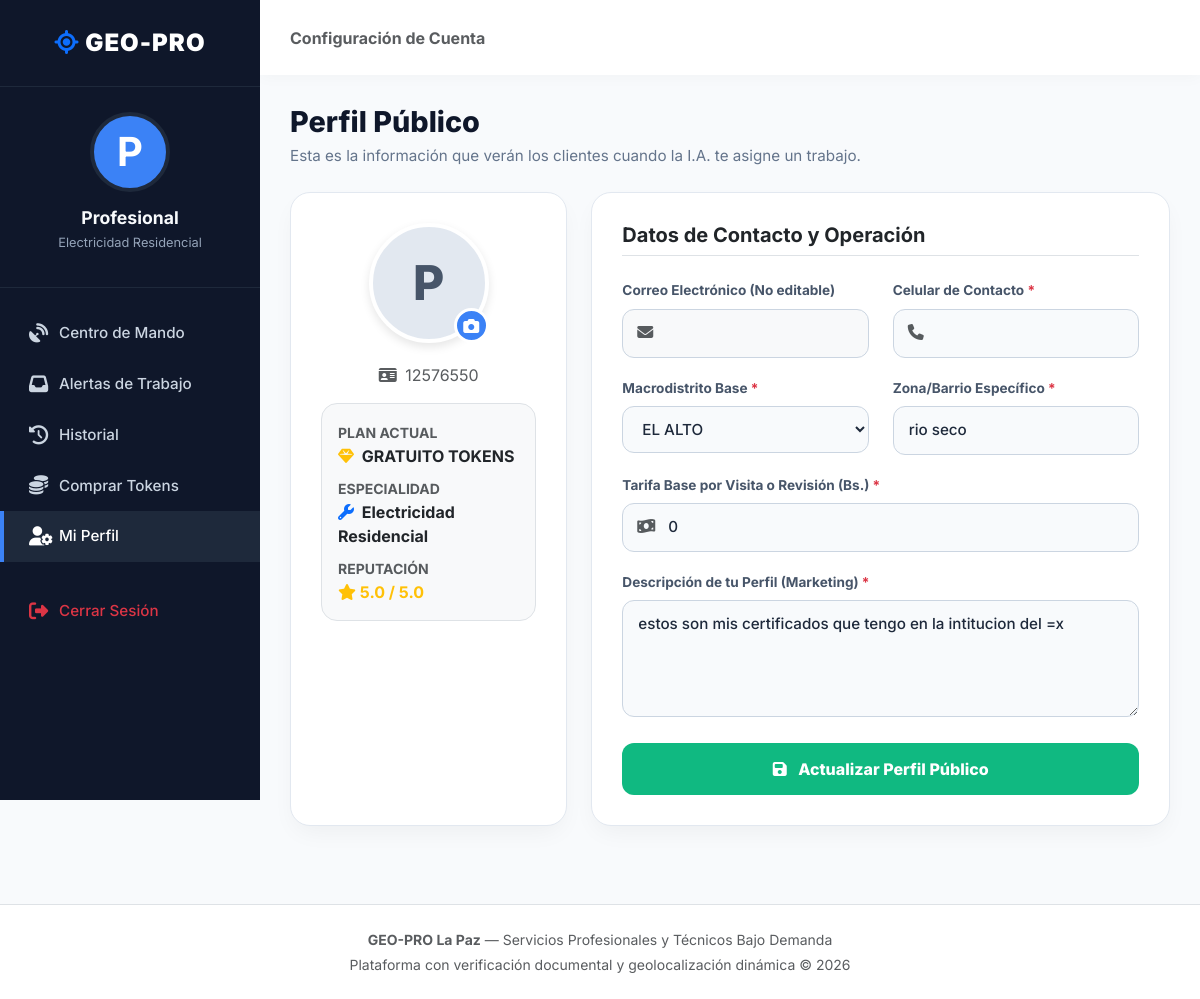
Page /public/profesional/perfil (signed in) on the committed database.
### tables this page shows
CREATE TABLE `profesionales` (
  `id_profesional` int(11) NOT NULL,
  `id_usuario` int(11) NOT NULL,
  `id_categoria` int(11) NOT NULL,
  `id_plan` int(11) NOT NULL DEFAULT 1,
  `tipo_prestador` enum('TECNICO_PROFESIONAL','OFICIO_EMPIRICO') NOT NULL DEFAULT 'TECNICO_PROFESIONAL',
  `tipo_documento_identidad` enum('CI','NIT','EXTRANJERO') NOT NULL DEFAULT 'CI',
  `numero_documento` varchar(30) NOT NULL,
  `experiencia_anios` int(11) NOT NULL DEFAULT 0,
  `descripcion_servicio` text NOT NULL,
  `macrodistrito_base` enum('ZONA_SUR','SOPOCACHI','CENTRO','MIRAFLORES','SAN_PEDRO','COTAHUMA','PERIFERICA','EL_ALTO') NOT NULL,
  `zona_especifica` varchar(150) NOT NULL,
  `tokens_disponibles` int(11) NOT NULL DEFAULT 5,
  `fin_suscripcion` date DEFAULT NULL,
  `tarifa_base` decimal(10,2) DEFAULT 0.00,
  `estado_validacion` enum('PENDIENTE','APROBADO','RECHAZADO') NOT NULL DEFAULT 'PENDIENTE',
  `estado_disponibilidad` enum('DISPONIBLE','OCUPADO','NO_DISPONIBLE') NOT NULL DEFAULT 'NO_DISPONIBLE',
  `latitud_actual` decimal(10,8) DEFAULT NULL,
  `longitud_actual` decimal(11,8) DEFAULT NULL,
  `ultima_conexion` timestamp NULL DEFAULT NULL ON UPDATE current_timestamp(),
  `fecha_registro` timestamp NOT NULL DEFAULT current_timestamp()
);

CREATE TABLE `categorias` (
  `id_categoria` int(11) NOT NULL,
  `nombre_categoria` varchar(100) NOT NULL,
  `slug` varchar(120) NOT NULL,
  `descripcion` text DEFAULT NULL,
  `tipo_clasificacion` enum('TECNICO','EMPIRICO_OFICIO','AMBOS') NOT NULL DEFAULT 'AMBOS',
  `icono_fa` varchar(50) DEFAULT 'fa-solid fa-wrench',
  `estado` tinyint(1) NOT NULL DEFAULT 1,
  `fecha_creacion` timestamp NOT NULL DEFAULT current_timestamp()
);

CREATE TABLE `planes_suscripcion` (
  `id_plan` int(11) NOT NULL,
  `nombre_plan` varchar(50) NOT NULL,
  `precio` decimal(10,2) NOT NULL DEFAULT 0.00,
  `tokens_otorgados` int(11) NOT NULL DEFAULT 0,
  `posicionamiento_destacado` tinyint(1) NOT NULL DEFAULT 0,
  `descripcion` text DEFAULT NULL,
  `estado` tinyint(1) NOT NULL DEFAULT 1
);

### app/controllers/ProfesionalController.php (called while the page is built, shortened)
<?php
class ProfesionalController extends Controller {
    private Profesional $profesionalModel;
    public function __construct() {
        $this->profesionalModel = new Profesional();
    }
    public function perfil() {
        $perfil = $this->profesionalModel->buscarPorUsuario((int) $_SESSION['user_id']);
        $this->view('profesional/perfil', [
            'titulo' => 'GEO-PRO | Mi Perfil',
            'perfil' => $perfil
        ]);
    }
}

### public/index.php (called while the page is built, shortened)
<?php
require_once '../app/config/Database.php';
spl_autoload_register(function ($clase) {
    $directorios = [
        '../core/',
        '../app/controllers/',
        '../app/models/',
        '../app/config/'
    ];
    foreach ($directorios as $dir) {
        $archivo = $dir . $clase . '.php';
        if (file_exists($archivo)) {
            return;
        }
    }
});
$app = new Router();
$app->run();

### app/config/Database.php (called while the page is built)
<?php
class Database {
    private static ?Database $instance = null;
    private ?PDO $conn = null;
    private function __construct() {
        try {
            $dsn = "mysql:host=" . DB_HOST . ";port=" . DB_PORT . ";dbname=" . DB_NAME . ";charset=" . DB_CHARSET;
            $options = [
                PDO::ATTR_ERRMODE            => PDO::ERRMODE_EXCEPTION,
                PDO::ATTR_DEFAULT_FETCH_MODE => PDO::FETCH_ASSOC,
                PDO::ATTR_EMULATE_PREPARES   => false,
                PDO::ATTR_TIMEOUT            => 10,
            ];
            $this->conn = new PDO($dsn, DB_USER, DB_PASS, $options);
            $this->conn->exec("SET SESSION innodb_lock_wait_timeout = 10");
            $this->conn->exec("SET SESSION wait_timeout = 30");
        } catch (PDOException $e) {
            die("Error crítico de conexión a la base de datos: " . $e->getMessage());
        }
    }
    public static function getInstance(): Database {
        if (self::$instance === null) {
            self::$instance = new Database();
        }
        return self::$instance;
    }
    public function getConnection(): PDO {
        return $this->conn;
    }
}

### app/models/Profesional.php (called while the page is built, shortened)
<?php
class Profesional {
    private PDO $db;
    public function __construct() {
        $this->db = Database::getInstance()->getConnection();
    }
    public function buscarPorUsuario(int $idUsuario): ?array {
        $stmt = $this->db->prepare("
            SELECT p.*, c.nombre_categoria, c.slug AS categoria_slug,
                   pl.nombre_plan, pl.tokens_otorgados, pl.posicionamiento_destacado
            FROM profesionales p
            INNER JOIN categorias c ON p.id_categoria = c.id_categoria
            INNER JOIN planes_suscripcion pl ON p.id_plan = pl.id_plan
            WHERE p.id_usuario = :id_usuario
            LIMIT 1
        ");
        $stmt->execute([':id_usuario' => $idUsuario]);
        $res = $stmt->fetch();
        return $res ?: null;
    }
}

### app/views/profesional/perfil.php (the view, shortened to what this page needs)
<?php require_once "../app/views/layouts/header.php"; ?>
<div class="pro-wrapper">
    <aside class="pro-sidebar" id="proSidebar">
        <div class="sidebar-brand"><i class="fa-solid fa-location-crosshairs text-primary"></i> GEO-PRO</div>
        <div class="sidebar-profile">
            <div class="sidebar-avatar"><?= strtoupper(substr($perfil['nombre'] ?? 'P', 0, 1)) ?></div>
            <h6><?= htmlspecialchars($perfil['nombre'] ?? 'Profesional') ?></h6>
            <p><?= htmlspecialchars($perfil['nombre_categoria'] ?? 'Técnico') ?></p>
        </div>
        <ul class="sidebar-menu">
            <li><a href="<?= BASE_URL ?>/profesional/dashboard"><i class="fa-solid fa-satellite-dish"></i> Centro de Mando</a></li>
            <li><a href="<?= BASE_URL ?>/profesional/solicitudes"><i class="fa-solid fa-inbox"></i> Alertas de Trabajo</a></li>
            <li><a href="<?= BASE_URL ?>/profesional/historial"><i class="fa-solid fa-clock-rotate-left"></i> Historial</a></li>
            <li><a href="<?= BASE_URL ?>/profesional/comprarTokens"><i class="fa-solid fa-coins"></i> Comprar Tokens</a></li>
            <li><a href="<?= BASE_URL ?>/profesional/perfil" class="active"><i class="fa-solid fa-user-gear"></i> Mi Perfil</a></li>
            <li><a href="<?= BASE_URL ?>/auth/logout" class="text-danger mt-4"><i class="fa-solid fa-right-from-bracket"></i> Cerrar Sesión</a></li>
        </ul>
    </aside>
    <main class="pro-main-content">
        <header class="pro-topbar">
            <div class="d-none d-md-block"><span class="text-muted fw-bold">Configuración de Cuenta</span></div>
        </header>
        <div class="dashboard-content">
            <h2 class="page-title">Perfil Público</h2>
            <p class="page-subtitle">Esta es la información que verán los clientes cuando la I.A. te asigne un trabajo.</p>
            <div class="row g-4">
                <div class="col-lg-4">
                    <div class="profile-card text-center">
                        <div class="avatar-wrapper">
                            <div class="avatar-circle">
                                <?= strtoupper(substr($perfil['nombre'] ?? 'P', 0, 1) . substr($perfil['apellido'] ?? '', 0, 1)) ?>
                            </div>
                            <div class="btn-camera" title="Cambiar foto (Próximamente)"><i class="fa-solid fa-camera"></i></div>
                        </div>
                        <p class="text-muted mb-3"><i class="fa-solid fa-id-card me-1"></i> <?= htmlspecialchars($perfil['numero_documento'] ?? 'S/N') ?></p>
                        <div class="bg-light p-3 rounded-4 border text-start">
                            <div class="mb-2"><small class="text-muted fw-bold text-uppercase">Plan Actual</small><br><span class="fw-bold text-dark"><i class="fa-solid fa-gem text-warning me-1"></i> <?= htmlspecialchars(str_replace('_', ' ', $perfil['nombre_plan'] ?? '')) ?></span></div>
                            <div class="mb-2"><small class="text-muted fw-bold text-uppercase">Especialidad</small><br><span class="fw-bold text-dark"><i class="fa-solid fa-wrench text-primary me-1"></i> <?= htmlspecialchars($perfil['nombre_categoria'] ?? '') ?></span></div>
                            <div><small class="text-muted fw-bold text-uppercase">Reputación</small><br><span class="fw-bold text-warning"><i class="fa-solid fa-star"></i> <?= number_format((float)($perfil['promedio_estrellas'] ?? 5.0), 1) ?> / 5.0</span></div>
                        </div>
                    </div>
                </div>
                <div class="col-lg-8">
                    <div class="profile-card">
                        <form id="perfilForm" method="POST" action="<?= BASE_URL ?>/profesional/actualizarPerfil">
                            <h5 class="fw-bold text-dark mb-4 border-bottom pb-2">Datos de Contacto y Operación</h5>
                            <div class="row">
                                <div class="col-md-6">
                                    <div class="form-group-custom">
                                        <label for="correo">Correo Electrónico (No editable)</label>
                                        <div class="position-relative">
                                            <i class="fa-solid fa-envelope position-absolute text-muted" style="left: 15px; top: 15px;"></i>
                                            <input type="email" class="form-control-custom bg-light text-muted" value="<?= htmlspecialchars($perfil['correo'] ?? '') ?>" readonly style="padding-left: 45px;">
                                        </div>
                                    </div>
                                </div>
                                <div class="col-md-6">
                                    <div class="form-group-custom">
                                        <label for="celular">Celular de Contacto <span class="text-danger">*</span></label>
                                        <div class="position-relative">
                                            <i class="fa-solid fa-phone position-absolute text-muted" style="left: 15px; top: 15px;"></i>
                                            <input type="text" name="celular" id="celular" class="form-control-custom" value="<?= htmlspecialchars($perfil['celular'] ?? '') ?>" required style="padding-left: 45px;">
                                        </div>
                                    </div>
                                </div>
                            </div>
                            <div class="row">
                                <div class="col-md-6">
                                    <div class="form-group-custom">
                                        <label for="macrodistrito_base">Macrodistrito Base <span class="text-danger">*</span></label>
                                        <select name="macrodistrito_base" id="macrodistrito_base" class="form-select-custom" required>
                                            <?php
                                                $macros = ['ZONA_SUR', 'SOPOCACHI', 'CENTRO', 'MIRAFLORES', 'SAN_PEDRO', 'COTAHUMA', 'PERIFERICA', 'EL_ALTO'];
                                                $macroActual = $perfil['macrodistrito_base'] ?? '';
                                                foreach($macros as $m):
                                            ?>
                                                <option value="<?= $m ?>" <?= ($macroActual === $m) ? 'selected' : '' ?>><?= str_replace('_', ' ', $m) ?></option>
                                            <?php endforeach; ?>
                                        </select>
                                    </div>
                                </div>
                                <div class="col-md-6">
                                    <div class="form-group-custom">
                                        <label for="zona_especifica">Zona/Barrio Específico <span class="text-danger">*</span></label>
                                        <input type="text" name="zona_especifica" id="zona_especifica" class="form-control-custom" value="<?= htmlspecialchars($perfil['zona_especifica'] ?? '') ?>" required>
                                    </div>
                                </div>
                            </div>
                            <div class="form-group-custom">
                                <label for="tarifa_base">Tarifa Base por Visita o Revisión (Bs.) <span class="text-danger">*</span></label>
                                <div class="position-relative">
                                    <i class="fa-solid fa-money-bill-wave position-absolute text-muted" style="left: 15px; top: 15px;"></i>
                                    <input type="number" step="0.50" min="0" name="tarifa_base" id="tarifa_base" class="form-control-custom" value="<?= (float)($perfil['tarifa_base'] ?? 0) ?>" required style="padding-left: 45px;">
                                </div>
                            </div>
                            <div class="form-group-custom">
                                <label for="descripcion_servicio">Descripción de tu Perfil (Marketing) <span class="text-danger">*</span></label>
                                <textarea name="descripcion_servicio" id="descripcion_servicio" class="form-control-custom" rows="4" required placeholder="Ej: Soy electricista con 10 años de experiencia, atiendo emergencias 24/7..."><?= htmlspecialchars($perfil['descripcion_servicio'] ?? '') ?></textarea>
                            </div>
                            <button type="submit" class="btn-save" id="btnGuardar">
                                <i class="fa-solid fa-floppy-disk me-2"></i> Actualizar Perfil Público
                            </button>
                        </form>
                    </div>
                </div>
            </div>
        </div>
    </main>
</div>
<?php require_once "../app/views/layouts/footer.php"; ?>

### rows in the picture
profesionales: id_categoria.nombre_categoria "Electricidad Residencial", numero_documento "12576550", id_plan.nombre_plan "GRATUITO TOKENS", macrodistrito_base "EL ALTO", zona_especifica "rio seco", tarifa_base "0", descripcion_servicio "estos son mis certificados que tengo en la intitucion del =x"

### other values in the picture
substr($perfil['nombre'] ?? 'P', 0, 1) "P"
$perfil['nombre'] "Profesional"
$perfil['promedio_estrellas'] "5.0"
